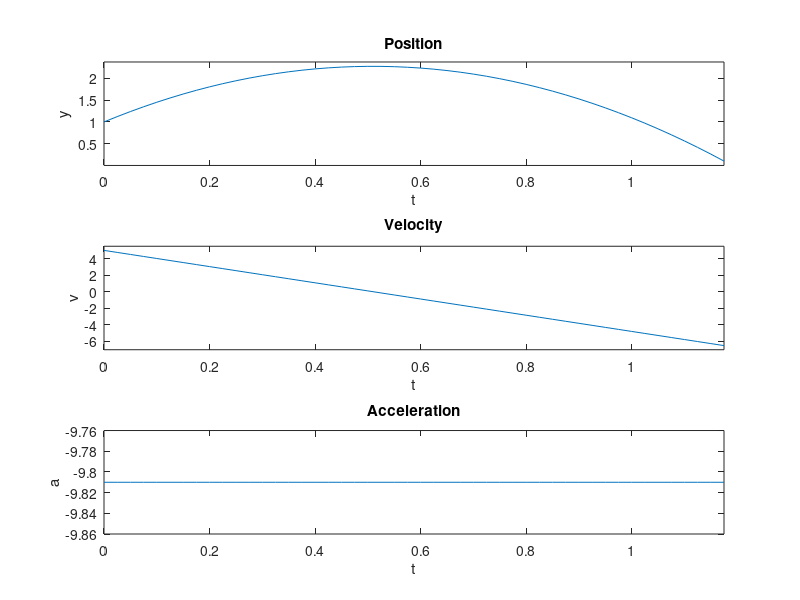

The MATLAB script that drew this image: (Note: this script raises an error after producing the figure.)
%Alan Tieng
%ME428 Numerical Methods
%Midterm Problem 2

%% 2

%This section loads the data, do not edit this part
% This will read the sample data and import it into arrays for you
% y = position data
% t = time data
% n = number points data points

clear all;
close all;
clc;

data = load('TimePositionData.mat');
t = data.t';
y = data.y';
n = length(t);
v = zeros([n 1]); % these are initialized as zeros in the beginning to prevent code from spitting errors
a = zeros([n 1]); % these are initialized as zeros in the beginning to prevent code from spitting errors
%% Your code goes here

% calculate v = dy/dt using second-order accuracy
% calculate a = d^2y/dt^2 using second-order accuracy
v(1,1) = (-y(3,1)+4*y(2,1)-3*y(1,1))/(2*(t(2)-t(1)));
a(1,1) = (-y(4,1)+4*y(3,1)-5*y(2,1)+2*y(1,1))/((t(2)-t(1))^2);
for i = 2:n-1
    v(i,1) = (y(i+1,1)-y(i-1,1))/(2*(t(i)-t(i-1)));
    a(i,1) = (y(i+1,1)-2*y(i,1)+y(i-1,1))/((t(i)-t(i-1))^2);
end
v(n,1) = (3*y(n,1)-4*y(n-1,1)+y(n-2,1))/(2*(t(n)-t(n-1)));
a(n,1) = (2*y(n,1)-5*y(n-1,1)+4*y(n-2,1)-y(n-3,1))/((t(n)-t(n-1))^2);

%% This section of code makes all the plots/data required for submission
% You may need to change the variable names if you named your variables
% differently in your code.
figure(1); % This makes the first figure of plots
subplot(3,1,1);
plot(t,y); % this is the time/position plot
xlabel('t');
ylabel('y');
ylim([min(y)-0.1 max(y)+0.1])
xlim([min(t) max(t)])
title('Position')
subplot(3,1,2);
plot(t,v); % this is the time velocity plot
xlabel('t');
ylabel('v');
ylim([min(v)-0.5 max(v)+0.5])
xlim([min(t) max(t)])
title('Velocity')
subplot(3,1,3);
plot(t,a); % this is the time acceleration plot
xlabel('t');
ylabel('a');
title('Acceleration')
xlim([min(t) max(t)])
ylim([min(a)-0.05 max(a)+0.05]) % scales the plot so its not messy
figure(2); % this generates a table of the resulting data for checking
T = table(t,y,v,a);
uitable('Data',T{:,:},'ColumnName',T.Properties.VariableNames,'Units', 'Normalized', 'Position',[0, 0, 1, 1]);